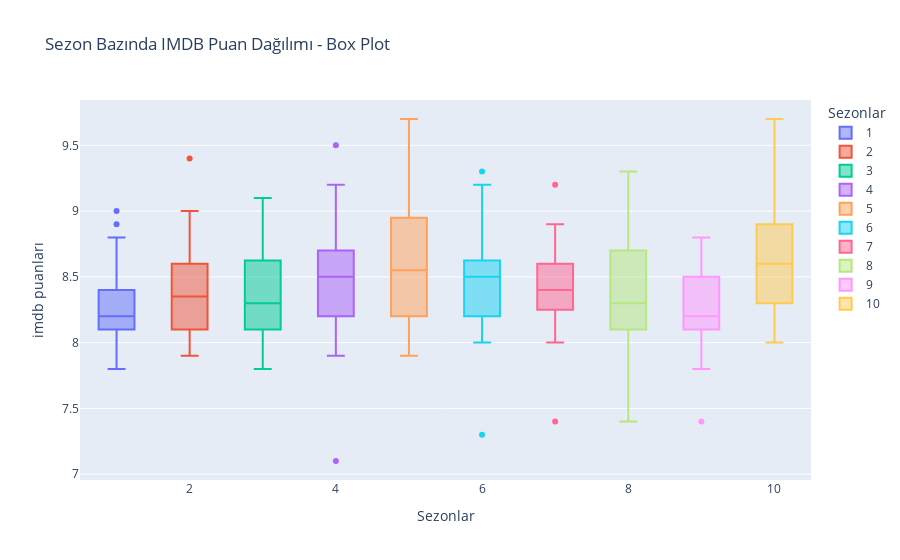

The notebook cell this image was saved under:
### Code cell
fig = px.box(all_data, x = 'season', y = 'imdb_rating', color = 'season',  labels = {'season': 'Sezonlar',
                                                                  'imdb_rating': 'imdb puanları',},
                                                                   title = 'Sezon Bazında IMDB Puan Dağılımı - Box Plot')  
fig.show()

### Figure 1 — Plotly figure (JSON) as saved in the notebook; plotly's stock layout.template omitted (floating-point values rounded to 4 significant figures)
{"data": [{"alignmentgroup": "True", "hovertemplate": "Sezonlar=%{x}<br>imdb puanları=%{y}<extra></extra>", "legendgroup": "1", "marker": {"color": "#636efa"}, "name": "1", "notched": false, "offsetgroup": "1", "orientation": "v", "showlegend": true, "type": "box", "x": [1, 1, 1, 1, 1, 1, 1, 1, 1, 1, 1, 1, 1, 1, 1, 1, 1, 1, 1, 1, 1, 1, 1, 1], "x0": " ", "xaxis": "x", "y": [8.3, 8, 8.1, 8.1, 8.4, 8.1, 9, 8.1, 8.2, 8, 8.2, 8.2, 8.6, 8.2, 8.2, 8.1, 8.4, 8.8, 8.1, 7.8, 7.8, 8.3, 8.7, 8.9], "y0": " ", "yaxis": "y"}, {"alignmentgroup": "True", "hovertemplate": "Sezonlar=%{x}<br>imdb puanları=%{y}<extra></extra>", "legendgroup": "2", "marker": {"color": "#EF553B"}, "name": "2", "notched": false, "offsetgroup": "2", "orientation": "v", "showlegend": true, "type": "box", "x": [2, 2, 2, 2, 2, 2, 2, 2, 2, 2, 2, 2, 2, 2, 2, 2, 2, 2, 2, 2, 2, 2, 2, 2], "x0": " ", "xaxis": "x", "y": [8.5, 8.2, 8.3, 7.9, 8.2, 8.6, 9, 8.5, 7.9, 8, 8.1, 8.6, 8.7, 9.4, 8.9, 8.6, 8.3, 8.4, 8.5, 8.1, 8.1, 9, 8, 8.2], "y0": " ", "yaxis": "y"}, {"alignmentgroup": "True", "hovertemplate": "Sezonlar=%{x}<br>imdb puanları=%{y}<extra></extra>", "legendgroup": "3", "marker": {"color": "#00cc96"}, "name": "3", "notched": false, "offsetgroup": "3", "orientation": "v", "showlegend": true, "type": "box", "x": [3, 3, 3, 3, 3, 3, 3, 3, 3, 3, 3, 3, 3, 3, 3, 3, 3, 3, 3, 3, 3, 3, 3, 3, 3], "x0": " ", "xaxis": "x", "y": [8.4, 9, 8, 8, 8.1, 9.1, 8.3, 8.3, 9, 8.1, 8.6, 8.2, 8.2, 7.8, 8.5, 9.1, 8.3, 8.4, 8.1, 8.1, 8.7, 8.2, 8, 8.1, 8.8], "y0": " ", "yaxis": "y"}, {"alignmentgroup": "True", "hovertemplate": "Sezonlar=%{x}<br>imdb puanları=%{y}<extra></extra>", "legendgroup": "4", "marker": {"color": "#ab63fa"}, "name": "4", "notched": false, "offsetgroup": "4", "orientation": "v", "showlegend": true, "type": "box", "x": [4, 4, 4, 4, 4, 4, 4, 4, 4, 4, 4, 4, 4, 4, 4, 4, 4, 4, 4, 4, 4, 4, 4, 4], "x0": " ", "xaxis": "x", "y": [9.1, 8, 8.5, 8.2, 8.4, 8.5, 8.7, 9.1, 7.9, 8, 8.5, 9.5, 8.2, 8.2, 8.5, 8.2, 8.6, 8.2, 8.7, 8.5, 7.1, 8.5, 8.7, 9.2], "y0": " ", "yaxis": "y"}, {"alignmentgroup": "True", "hovertemplate": "Sezonlar=%{x}<br>imdb puanları=%{y}<extra></extra>", "legendgroup": "5", "marker": {"color": "#FFA15A"}, "name": "5", "notched": false, "offsetgroup": "5", "orientation": "v", "showlegend": true, "type": "box", "x": [5, 5, 5, 5, 5, 5, 5, 5, 5, 5, 5, 5, 5, 5, 5, 5, 5, 5, 5, 5, 5, 5, 5, 5], "x0": " ", "xaxis": "x", "y": [8.9, 9, 8.8, 8.2, 8.7, 8, 8.3, 9.1, 9.1, 8.1, 9.1, 8.2, 8.1, 9.7, 8.5, 8.6, 8.5, 7.9, 8.7, 8.2, 8.4, 8.2, 8.8, 9.1], "y0": " ", "yaxis": "y"}, {"alignmentgroup": "True", "hovertemplate": "Sezonlar=%{x}<br>imdb puanları=%{y}<extra></extra>", "legendgroup": "6", "marker": {"color": "#19d3f3"}, "name": "6", "notched": false, "offsetgroup": "6", "orientation": "v", "showlegend": true, "type": "box", "x": [6, 6, 6, 6, 6, 6, 6, 6, 6, 6, 6, 6, 6, 6, 6, 6, 6, 6, 6, 6, 6, 6, 6, 6, 6], "x0": " ", "xaxis": "x", "y": [8.7, 8.2, 8.1, 8.5, 8.1, 8.5, 8.3, 8.5, 9.2, 8.6, 8.1, 8, 8.2, 8.5, 8.5, 8.5, 9.1, 8.3, 8.3, 7.3, 8.6, 9, 8.6, 8.7, 9.3], "y0": " ", "yaxis": "y"}, {"alignmentgroup": "True", "hovertemplate": "Sezonlar=%{x}<br>imdb puanları=%{y}<extra></extra>", "legendgroup": "7", "marker": {"color": "#FF6692"}, "name": "7", "notched": false, "offsetgroup": "7", "orientation": "v", "showlegend": true, "type": "box", "x": [7, 7, 7, 7, 7, 7, 7, 7, 7, 7, 7, 7, 7, 7, 7, 7, 7, 7, 7, 7, 7, 7, 7, 7], "x0": " ", "xaxis": "x", "y": [8.4, 8.3, 8.1, 8.1, 8, 8.9, 8.5, 8.2, 8.1, 8.5, 8.6, 8.6, 8.4, 8.6, 8.4, 8.7, 8.3, 8.4, 8.7, 8.3, 7.4, 8.3, 8.9, 9.2], "y0": " ", "yaxis": "y"}, {"alignmentgroup": "True", "hovertemplate": "Sezonlar=%{x}<br>imdb puanları=%{y}<extra></extra>", "legendgroup": "8", "marker": {"color": "#B6E880"}, "name": "8", "notched": false, "offsetgroup": "8", "orientation": "v", "showlegend": true, "type": "box", "x": [8, 8, 8, 8, 8, 8, 8, 8, 8, 8, 8, 8, 8, 8, 8, 8, 8, 8, 8, 8, 8, 8, 8, 8], "x0": " ", "xaxis": "x", "y": [8.7, 9.1, 8.7, 9.3, 8.1, 8.5, 7.8, 8.7, 9.3, 8, 8, 8.5, 8.5, 8.2, 8.3, 8.2, 8, 8.2, 7.4, 8.2, 8.1, 8.3, 8.8, 8.9], "y0": " ", "yaxis": "y"}, {"alignmentgroup": "True", "hovertemplate": "Sezonlar=%{x}<br>imdb puanları=%{y}<extra></extra>", "legendgroup": "9", "marker": {"color": "#FF97FF"}, "name": "9", "notched": false, "offsetgroup": "9", "orientation": "v", "showlegend": true, "type": "box", "x": [9, 9, 9, 9, 9, 9, 9, 9, 9, 9, 9, 9, 9, 9, 9, 9, 9, 9, 9, 9, 9, 9, 9, 9], "x0": " ", "xaxis": "x", "y": [8.6, 8.5, 8.2, 8.1, 8.5, 8.3, 8.6, 8.8, 8.1, 7.4, 7.9, 7.9, 8.1, 8.2, 8.3, 8.2, 8.4, 8.6, 8.1, 8.2, 8.2, 7.8, 8.4, 8.6], "y0": " ", "yaxis": "y"}, {"alignmentgroup": "True", "hovertemplate": "Sezonlar=%{x}<br>imdb puanları=%{y}<extra></extra>", "legendgroup": "10", "marker": {"color": "#FECB52"}, "name": "10", "notched": false, "offsetgroup": "10", "orientation": "v", "showlegend": true, "type": "box", "x": [10, 10, 10, 10, 10, 10, 10, 10, 10, 10, 10, 10, 10, 10, 10, 10, 10, 10], "x0": " ", "xaxis": "x", "y": [8.5, 8.8, 8.8, 8.3, 8.2, 8.2, 8.3, 8.9, 8.6, 8, 9, 8.9, 8.5, 8.6, 8.5, 8.9, 9.7, 9.7], "y0": " ", "yaxis": "y"}], "layout": {"boxmode": "overlay", "legend": {"title": {"text": "Sezonlar"}, "tracegroupgap": 0}, "title": {"text": "Sezon Bazında IMDB Puan Dağılımı - Box Plot"}, "xaxis": {"anchor": "y", "categoryarray": [1, 2, 3, 4, 5, 6, 7, 8, 9, 10], "categoryorder": "array", "domain": [0, 1], "title": {"text": "Sezonlar"}}, "yaxis": {"anchor": "x", "domain": [0, 1], "title": {"text": "imdb puanları"}}}}
